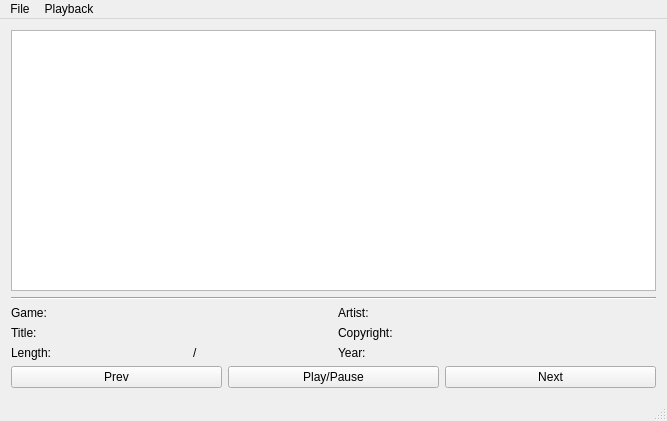
<?xml version="1.0" encoding="UTF-8"?>
<ui version="4.0">
 <class>MainWindow</class>
 <widget class="QMainWindow" name="MainWindow">
  <property name="geometry">
   <rect>
    <x>0</x>
    <y>0</y>
    <width>667</width>
    <height>421</height>
   </rect>
  </property>
  <property name="windowTitle">
   <string>MainWindow</string>
  </property>
  <widget class="QWidget" name="centralWidget">
   <layout class="QGridLayout" name="gridLayout">
    <item row="5" column="1">
     <widget class="QPushButton" name="playpauseButton">
      <property name="text">
       <string>Play/Pause</string>
      </property>
     </widget>
    </item>
    <item row="1" column="0" colspan="3">
     <widget class="Line" name="line">
      <property name="orientation">
       <enum>Qt::Horizontal</enum>
      </property>
     </widget>
    </item>
    <item row="5" column="0">
     <widget class="QPushButton" name="prevButton">
      <property name="text">
       <string>Prev</string>
      </property>
     </widget>
    </item>
    <item row="4" column="0" colspan="3">
     <layout class="QGridLayout" name="gridLayout_2">
      <item row="1" column="1" colspan="3">
       <widget class="QLabel" name="current_title">
        <property name="text">
         <string/>
        </property>
       </widget>
      </item>
      <item row="2" column="5" colspan="2">
       <widget class="QLabel" name="current_year">
        <property name="text">
         <string/>
        </property>
       </widget>
      </item>
      <item row="0" column="0">
       <widget class="QLabel" name="label">
        <property name="sizePolicy">
         <sizepolicy hsizetype="Fixed" vsizetype="Preferred">
          <horstretch>0</horstretch>
          <verstretch>0</verstretch>
         </sizepolicy>
        </property>
        <property name="text">
         <string>Game:</string>
        </property>
       </widget>
      </item>
      <item row="1" column="5" colspan="2">
       <widget class="QLabel" name="current_cp">
        <property name="text">
         <string/>
        </property>
       </widget>
      </item>
      <item row="0" column="4">
       <widget class="QLabel" name="label_6">
        <property name="sizePolicy">
         <sizepolicy hsizetype="Fixed" vsizetype="Preferred">
          <horstretch>0</horstretch>
          <verstretch>0</verstretch>
         </sizepolicy>
        </property>
        <property name="text">
         <string>Artist:</string>
        </property>
       </widget>
      </item>
      <item row="2" column="3">
       <widget class="QLabel" name="current_total_length">
        <property name="text">
         <string/>
        </property>
       </widget>
      </item>
      <item row="2" column="4">
       <widget class="QLabel" name="label_8">
        <property name="sizePolicy">
         <sizepolicy hsizetype="Fixed" vsizetype="Preferred">
          <horstretch>0</horstretch>
          <verstretch>0</verstretch>
         </sizepolicy>
        </property>
        <property name="text">
         <string>Year:</string>
        </property>
       </widget>
      </item>
      <item row="0" column="5" colspan="2">
       <widget class="QLabel" name="current_artist">
        <property name="text">
         <string/>
        </property>
       </widget>
      </item>
      <item row="2" column="0">
       <widget class="QLabel" name="label_3">
        <property name="sizePolicy">
         <sizepolicy hsizetype="Fixed" vsizetype="Preferred">
          <horstretch>0</horstretch>
          <verstretch>0</verstretch>
         </sizepolicy>
        </property>
        <property name="text">
         <string>Length:</string>
        </property>
       </widget>
      </item>
      <item row="2" column="2">
       <widget class="QLabel" name="label_4">
        <property name="sizePolicy">
         <sizepolicy hsizetype="Fixed" vsizetype="Preferred">
          <horstretch>0</horstretch>
          <verstretch>0</verstretch>
         </sizepolicy>
        </property>
        <property name="text">
         <string>/</string>
        </property>
       </widget>
      </item>
      <item row="1" column="4">
       <widget class="QLabel" name="label_7">
        <property name="sizePolicy">
         <sizepolicy hsizetype="Fixed" vsizetype="Preferred">
          <horstretch>0</horstretch>
          <verstretch>0</verstretch>
         </sizepolicy>
        </property>
        <property name="text">
         <string>Copyright:</string>
        </property>
       </widget>
      </item>
      <item row="1" column="0">
       <widget class="QLabel" name="label_2">
        <property name="sizePolicy">
         <sizepolicy hsizetype="Fixed" vsizetype="Preferred">
          <horstretch>0</horstretch>
          <verstretch>0</verstretch>
         </sizepolicy>
        </property>
        <property name="text">
         <string>Title:</string>
        </property>
       </widget>
      </item>
      <item row="0" column="1" colspan="3">
       <widget class="QLabel" name="current_game">
        <property name="text">
         <string/>
        </property>
       </widget>
      </item>
      <item row="2" column="1">
       <widget class="QLabel" name="current_time">
        <property name="text">
         <string/>
        </property>
       </widget>
      </item>
     </layout>
    </item>
    <item row="5" column="2">
     <widget class="QPushButton" name="nextButton">
      <property name="text">
       <string>Next</string>
      </property>
     </widget>
    </item>
    <item row="0" column="0" colspan="3">
     <widget class="QTableView" name="tableView">
      <property name="contextMenuPolicy">
       <enum>Qt::CustomContextMenu</enum>
      </property>
      <property name="alternatingRowColors">
       <bool>true</bool>
      </property>
      <property name="selectionMode">
       <enum>QAbstractItemView::SingleSelection</enum>
      </property>
      <property name="selectionBehavior">
       <enum>QAbstractItemView::SelectRows</enum>
      </property>
      <property name="showGrid">
       <bool>false</bool>
      </property>
     </widget>
    </item>
   </layout>
  </widget>
  <widget class="QMenuBar" name="menuBar">
   <property name="geometry">
    <rect>
     <x>0</x>
     <y>0</y>
     <width>667</width>
     <height>22</height>
    </rect>
   </property>
   <widget class="QMenu" name="menuFile">
    <property name="title">
     <string>File</string>
    </property>
    <addaction name="actionOpen"/>
   </widget>
   <widget class="QMenu" name="menuPlayback">
    <property name="title">
     <string>Playback</string>
    </property>
    <addaction name="actionPlayPause"/>
    <addaction name="separator"/>
    <addaction name="actionPrev"/>
    <addaction name="actionNext"/>
   </widget>
   <addaction name="menuFile"/>
   <addaction name="menuPlayback"/>
  </widget>
  <widget class="QStatusBar" name="statusBar"/>
  <action name="actionOpen">
   <property name="text">
    <string>Open...</string>
   </property>
  </action>
  <action name="actionPlayPause">
   <property name="text">
    <string>Play/Pause</string>
   </property>
   <property name="toolTip">
    <string>Play/Pause</string>
   </property>
  </action>
  <action name="actionPrev">
   <property name="text">
    <string>Prev</string>
   </property>
  </action>
  <action name="actionNext">
   <property name="text">
    <string>Next</string>
   </property>
  </action>
 </widget>
 <layoutdefault spacing="6" margin="11"/>
 <resources/>
 <connections/>
</ui>
